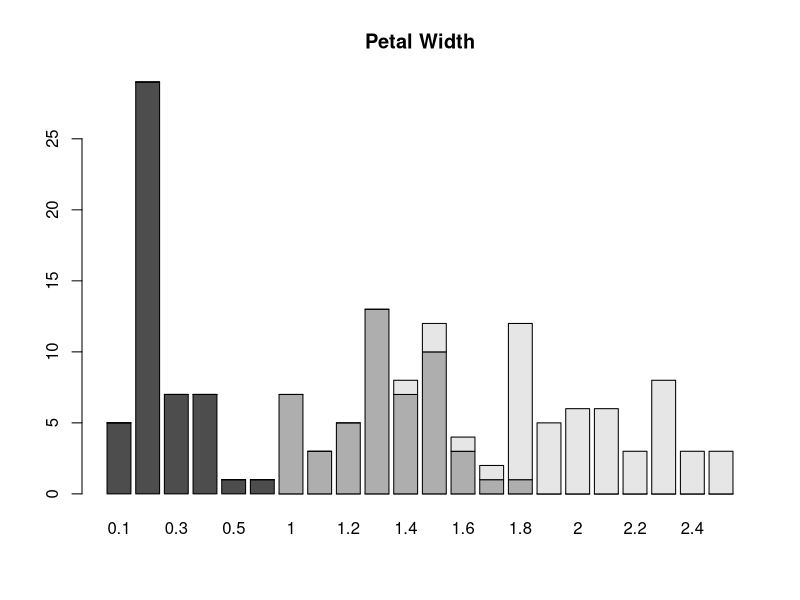
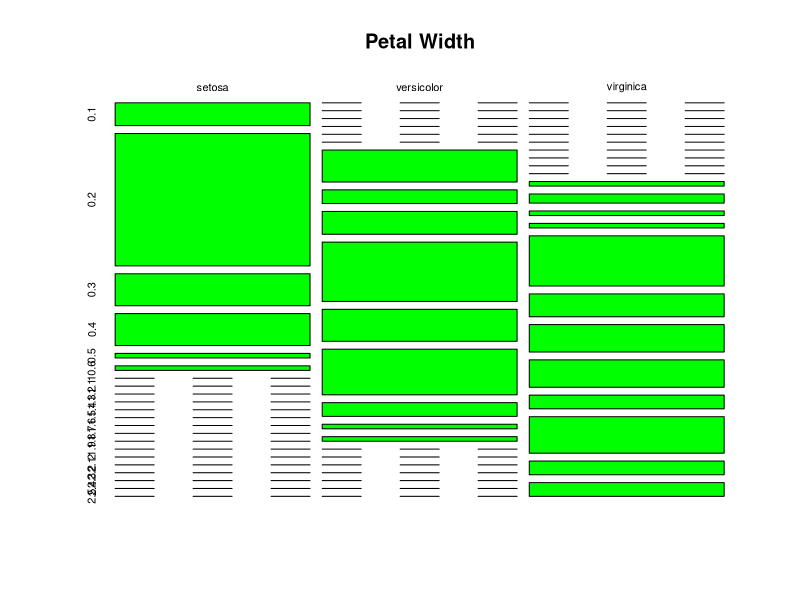
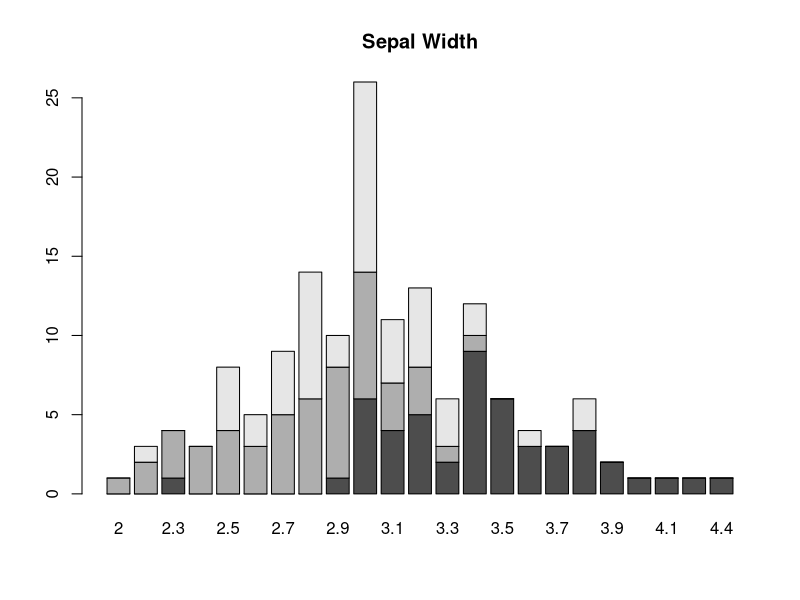
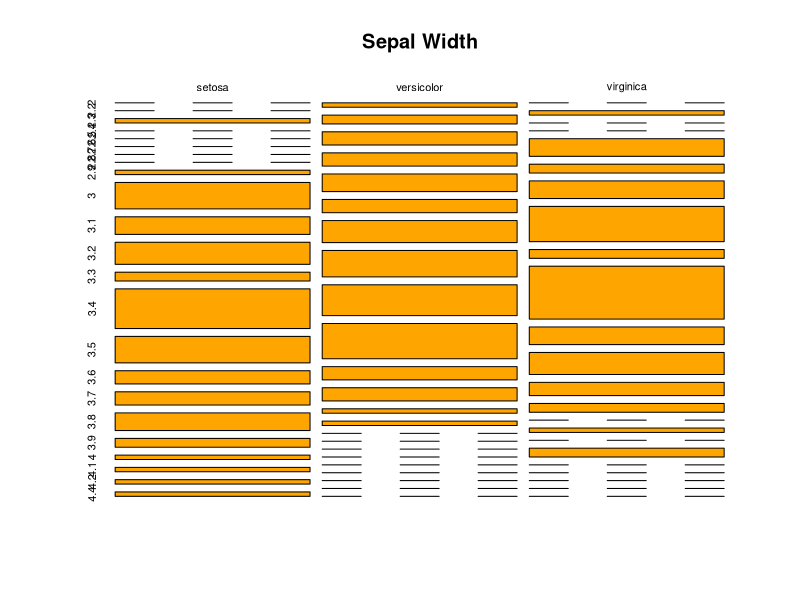

These charts were generated, in order, by the following R code:
## ---- chunk 1
data("iris") 
## ---- chunk 2
head(iris)  
## ---- chunk 3
str(iris) 
## ---- chunk 4
attributes(iris)
## ---- chunk 5
summary(iris) 
## ---- chunk 6
dim(iris) 
names(iris)
## ---- chunk 7
iris[12, 2]
## ---- chunk 8
iris[12, ] 
## ---- chunk 9
iris[10:15, ] 
## ---- chunk 10
iris[ ,5]
## ---- chunk 11
iris[c(1,5,10,15), ] 
## ---- chunk 12
iris[c(1,5,10,15), 1]
## ---- chunk 13
table(iris$Species, iris$Petal.Width)
petwidth <- table(iris$Species, iris$Petal.Width)
## ---- chunk 14
barplot(petwidth, main = "Petal Width")
plot(petwidth, main = "Petal Width", col = "green")
## ---- chunk 15
table(iris$Species, iris$Sepal.Width)
sepwidth <- table(iris$Species, iris$Sepal.Width)

## ---- chunk 16
barplot(sepwidth, main = "Sepal Width")
plot(sepwidth, main = "Sepal Width", col = "orange")
